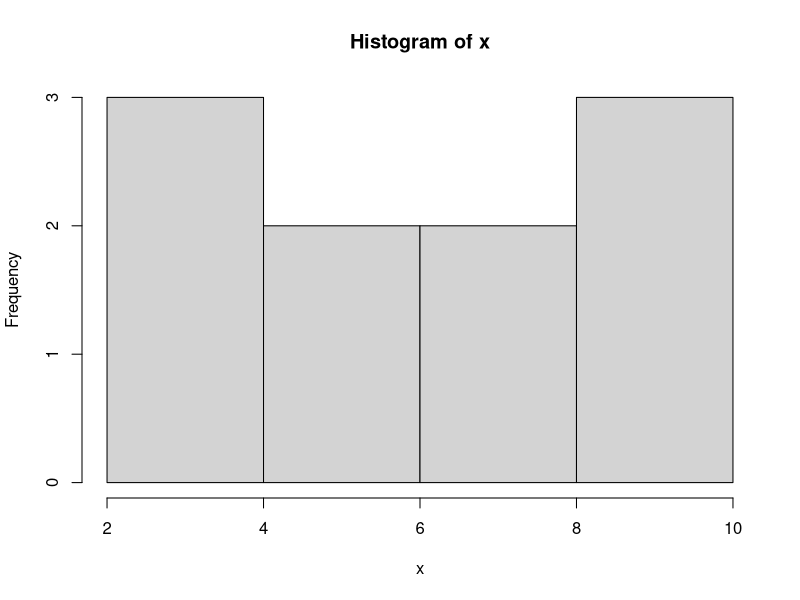
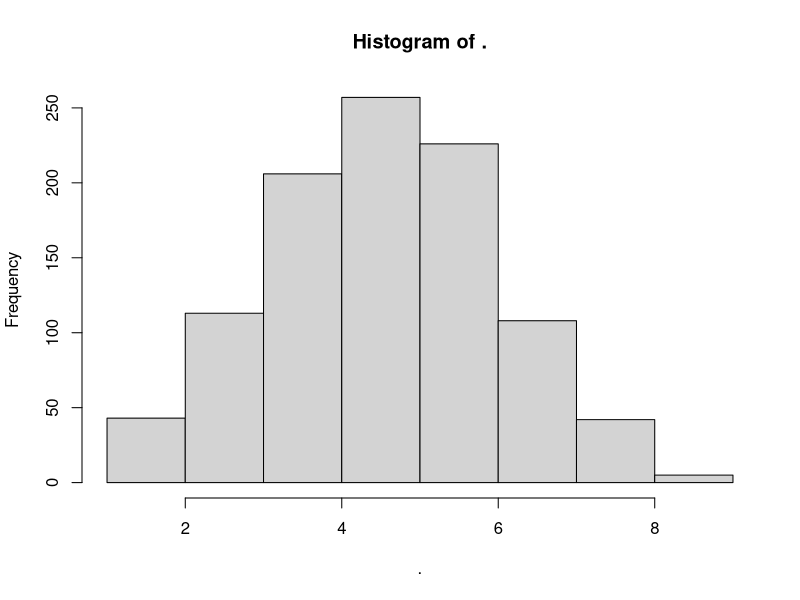

Write R code to recreate these figures, in order.
## ---- chunk 1
x <- 5              # memberikan nilai ke `x`             
y <- 5              # memberikan nilai ke `y`
## ---- chunk 2

x + y 			        # Tambah
x - y 			        # Pengurangan
x * y 			        # Perkalian
x / y 			        # Pembagian
x ^ y 			        # Pangkat
sqrt(x * y)	        # Akar kuadrat
log(x) 			        # Logaritma
exp(y) 			        # eksponensial
(x/y) + y 		      # Tanda Kurung
## ---- chunk 3
total <- x+y        # menetapkan penambahan `x` dan` y` sebagai variabel `total`
average <-(x+x+y)/3 # menetapkan rata-rata beberapa variabel
## ---- chunk 4
dbinom (x = 3, size = 10, prob = 0.5)	     # Fungsi Kepadatan (DF) P (X = 3) 
dbinom (3, 10, 0.5) 				               # hasil yang sama seperti di atas
pbinom (q = 3, size = 10, prob = 0.5) 		 # Fungsi Distribusi Kumulatif
qbinom (p = 0.1718, size = 10, prob = 0.5) # kuantil untuk X ~ B (n = 10, p = 0.5)
rbinom (n = 10, size = 10, prob = 0.5)	 	 # menghasilkan variabel acak
#? distributions 					                 # Untuk informasi lebih lanjut
## ---- chunk 5
x = rbinom (n = 10, size = 10, prob = 0.5) 	    # ini berfungsi tetapi merupakan cara yang buruk.
x <- rbinom (n = 10, size = 10, prob = 0.5)	    # cara terbaik
## ---- chunk 6
x 		                                          # cetak konten suatu objek cukup ketik namanya
print (x)                                       # mencetak konten suatu objek secara implisit
(x <- rbinom (n = 10, size = 10, prob = 0.5))   # cara alternatif untuk menetapkan dan mencetak
mean (x) 	                                      # Menghitung rata-rata
var (x) 	                                      # Menghitung variansi
sd (x) 		                                      # Simpangan baku
hist (x) 		                                    # Plot histogram
## ---- chunk 7
ls () 			                                    # Koleksi semua objek tersebut
ls (pattern = 'x') 	                            # menggunakan ls dengan pola teks
rm (x) 			                                    # Menghapus variabel
ls () 		                                  	  # Memverifikasi
## ---- chunk 8
# Prasyarat:
library(magrittr)                                  # Memuat fungsi piping
# help(package = "magrittr")                       # Memuat informasi `magrittr`
x <- rbinom(n=1000, size=10, prob=0.5)           	 # Menghasilkan beberapa sampel data
# Contoh:
x %>% var()                                        # Bukan `var(x)`
x %>% hist()                                     	 # Sebagai ganti `hist(x)`
x %>% mean() %>% round(2) %>% add(10)              # Sebagai ganti beberapa fungsi
## ---- chunk 9
# Gaya fungsional Onion style
car_data <- 
transform(aggregate(. ~ cyl, 
                    data = subset(mtcars, hp > 100), 
                    FUN = function(x) round(mean(x, 2))), 
                    kpl = mpg*0.4251)
## ---- chunk 10
# Piping (magrittr) style
car_data <- mtcars %>%
  subset(hp > 100) %>%
  aggregate(. ~ cyl, data = ., FUN = . %>% mean %>% round(2)) %>%
  transform(kpl = mpg %>% multiply_by(0.4251)) %>%
  print()
## ---- chunk 11
c(10,11,12,13,14,15,16,17,18,19,20,21) 		  # Membuat vektor secara manual
10:21                                  			# Menggunakan operator `:`
seq(from=10, to=21, by=1)              		  # fungsi `seq()` dengan "by"
seq(from=10, to=21, len=12)          		    # fungsi `seq()` dengan "len"
x <- 10:21                             			# Mari kita tetapkan ke objek bernama "x"
x+2                                    			# Operasi biasanya bekerja berdasarkan elemen
x*2                                    			# Tambahkan 2 untuk setiap elemen `x`
x^2                                    			# Pangkat 2 untuk setiap elemen `x` 
sqrt(x)                                			# Akar kuadrat untuk setiap elemen ‘x’
log(x)                                			# Logaritma untuk setiap elemen 'x’ 
x <- c(0.5, 0.6)                       			# Numerik
x <- c(TRUE, FALSE)                    			# Logis
x <- c(T, F)                        				# Logis
x <- c("a", "b", "c")                  			# Karakter
x <- 9:29                              			# Integer
x <- c(1+0i, 2+4i)                     			# Kompleks
x <- vector("numeric", length = 10)    		  # fungsi `vektor ()` untuk menginisialisasi vektor.
y <- c(1.7, "a")                      			# Karakter
y <- c(TRUE, 2)                     			  # Numerik
y <- c("a", TRUE)                      			# Numerik
typeof(y)                              			# Untuk memeriksa jenis `y`
class(y)                               			# Untuk memeriksa jenis `y`
## ---- chunk 12
x <- 0:10                              	   # Mari tetapkan ke objek bernama `x`
class(x)                               	   # Periksa kelas `x`
as.numeric(x)                       	     # Menetapkan `x` sebagai numerik
as.logical(x)                          	   # Menetapkan `x` sebagai logis
as.character(x)                        	   # Menetapkan `x` sebagai karakter
as.numeric(c(FALSE,TRUE,TRUE,FALSE))       # Menetapkan vektor logis sebagai angka 
## ---- chunk 13
x <- c("a", "b", "c","1")       	         # menetapkan nilai `x`
as.numeric(x)                          	   # menetapkan `x` sebagai numerik
as.logical(x)                        	     # menetapkan `x` sebagai logis
as.complex(x)                        	     # menetapkan `x` sebagai karakter
## ---- chunk 14
m <- matrix(nrow = 2, ncol = 3)          # Membuat matriks `NA` sebanyak 2x3
m                                        # Mencetak hasilnya
dim(m)                                   # Memeriksa dimensi
attributes(m)                            # Memeriksa dimensi
## ---- chunk 15
m <- matrix (1: 6, nrow = 2, ncol = 3)   # Membuat sebuah matriks dengan 2x3
## ---- chunk 16
m <- 1:10                                # Membuat vektor `m`
dim(m) <- c(2, 5)                        # Menetapkan vektor `m` sebagai matriks sebesar 2x5
m                                        # Mencetak hasilnya
## ---- chunk 17
x <- 1:3                                 # Membuat vektor `x`
y <- 10:12                               # Membuat vektor `y`
cbind(x, y)                              # Menggabungkan vektor `x` dan` y` dengan kolom
rbind(x, y)                              # Menggabungkan vektor `x` dan` y` dengan baris
## ---- chunk 18
x <- list(1:5,c("a","b","c"),TRUE,7,5)  # Membuat daftar (list) vektor `x`
x[1]                                    # Kurung tunggal
x[[1]]                                  # Kurung ganda
typeof(x[2])                            # Memeriksa jenis objek menggunakan []
typeof(x[[2]])                          # Memeriksa jenis objek menggunakan [[]]
x[c(1,2)]                               # list vektor pertama dan kedua
## ---- chunk 19
x <- vector("list", length = 3)         # Membuat daftar (list) kosong (sesuai kebutuhan)
name <- c("a","b","c","d")              # Membuat objek sebagai variabel `name`
age  <- c(18, 19, 20, 21)               # Membuat objek sebagai variabel `age`
gender<- c(1, 0, 0, 1)                  # Membuat objek sebagai variabel `gender`
x[[1]] <- name                          # Tambah / ganti objek ke daftar `x`
x[[2]] <- age                           # Tambah / ganti objek ke daftar `x`
x[[3]] <- gender                        # Tambah / ganti objek ke daftar `x`
x                                       # Cetak hasil akhir
## ---- chunk 20
x <- factor(c("yes","no","yes","no"))  # Membuat objek faktor
x                                      # Cetak hasilnya
table(x)                               # Tabel dari `x`
unclass(x)                             # Melihat representasi faktor yang mendasarinya
attr(x,"levels")                       # Melihat representasi faktor yang mendasarinya
## ---- chunk 21
# Buat data frame pertama.
df1 <- data.frame(id = c (1:5), 
                name = c("Julian","Vanessa","Jeffry","Angel","Nikki"),
              salary = c(623.3,515.2,611.0,729.0,843.25), 
          start_date = as.Date(c("2022-01-01", "2022-09-23", "2022-11-15",                                               "2022-05-11", "2022-03-27")),
                dept = c("DS","DS","BA","DA","DS"), stringsAsFactors = F)
df1
## ---- chunk 22
# Buat data frame kedua.
df2 <-data.frame(id = c (6:10), 
               name = c("Ardifo","Irene","Kefas","Sherly","Bakti"),
             salary = c(578.0,722.5,632.8,632.8,NA), 
         start_date = as.Date(c("2022-05-21","2022-07-30","2022-06-17",
                                "2022-07-30","2018-09-03")),
               dept = c("Actuaries","Actuaries","CA","DE","Lecturer"),stringsAsFactors = F)
df2
## ---- chunk 23
df3 <- rbind(df1,df2)                  # Gabungkan dua frame data
print(df3)                             # Cetak hasilnya `df3`
head(df3)                              # Cetak enam baris pertama
head(df3,6)                            # Cetak enam baris pertama
#View(df3)                             # Menggunakan RStudio seperti penampil Excel
class(df3)                             # objeknya bertipe data.frame
str(df3)                               # Dapatkan struktur data frame
dim(df3)                               # Periksa dimensi data
## ---- chunk 24
# Misalkan Anda ingin membangun kumpulan data karyawan di sebuah perusahaan

No<-(1:52)                                       # Menghasilkan bilangan 1-52
Name<-c(LETTERS,letters)                         # 26 LETTERS dan 26 letters
Gender<-sample(rep(c("Male","Female"),times=26)) # 26 Laki-laki dan 26 perempuan

# Menghasilkan tanggal lahir
year_in_3<-seq(as.Date("2000/01/01"), by="year", length.out=4)
Birthday <- rep(year_in_3, times=13)

# Menghasilkan kategori universitas
univ1<-rep("National",times=26)                  # 26 universitas negeri
univ2<-rep("Private",times=16)                   # 16 universitas swasta 
univ3<-rep("Overseas",times=10)                  # 10 universitas luar negeri
Universities<-sample(c(univ1,univ2,univ3))       # Menggabungkan data (vetor)

gpa<-runif(52,min=3.00,max=4.00)                 # Menghasilkan 52 bilangan acak (min=3, dan max=4) 
GPA<-round(gpa,digits=2)                         # Mengatur digit bilangan acak Anda
Salary<-sample(600:1200,52,replace=T)            # Menghasilakn sampel antara 600-1200 (memungkinkan nilai duplikat)
Employees<-data.frame(No,
                      Name,
                      Birthday,
                      Gender,
                      Universities,
                      GPA,
                      Salary)
Employees
## ---- chunk 25
#View(Employees)                                 # Lihat dataset `Employees` (environment R)
typeof(Employees)                                # Memeriksa jenis data
class(Employees)                                 # Memeriksa kelas data
Employees[1,5]                                   # Mengekstrak elemen di baris ke-1 dan ke-5 kolom
Employees$Name                                   # Mengekstrak kolom terntentu (`Name`)
Employees[,c('Name','Gender')]                   # Mengekstrak kolom tertentu (`Name, Gender`)
Employees[1:5,]                                  # Mengekstrak lima baris pertama dari Employees
Employees[,1:5]                                  # Mengekstrak lima kolom pertama dari Employees

subset(Employees, select=GPA)                    # Mengekstrak/subset kolom tertentu
subset(Employees, select=6)                      # Mengekstrak/subset kolom tertentu
subset(Employees, select= c(6,7))                # Mengekstrak/subset kolom pertama dan kedua
subset(Employees, select= c(2:5))                # Mengekstrak/subset kolom tertentu
## ---- chunk 26
Employees$Tax <- Employees$Salary*0.03                    # Tambahkan variabel baru 'Tax' ke dataframe Employess
Employees$Take_Home_Pay <- Employees$Salary-Employees$Tax # Tambahkan variabel baru 'Take_Home_Pay' ke dataframe Employess
Employees$Category_Salary1 <- Employees$Salary > 950      # Tambahkan variabel baru 'Category_Salary1' ke dataframe Employess
Employees$Category_Salary2<-ifelse(Employees$Salary > 950, 
                                    "High", 
                                    "Low")                # Tambahkan variabel baru 'Category_Salary2' ke dataframe Employess
Employees$Category_Salary2<-factor(Employees$GPA >3.5 & 
                                   Employees$Salary>950,
                                   labels = c("level1",
                                              "level2"))
min(Employees$Salary)                                     # Temukan nilai minimum dari `Salary`
max(Employees$Salary)                                     # Temukan nilai mksimum dari `Salary`
mean(Employees$Salary)                                    # Temukan nilai rata-rata dari `Salary`
var(Employees$Salary)                                     # Temukan nilai variansi dari `Salary`
sd(Employees$Salary)                                      # Temukan nilai standar deviasi dari `Salary`
summary(Employees)                                        # Ringkasan statistik sederhana dari `Employees`
## ---- chunk 27
#View(mtcars)                          # Lihat dataset `mtcars` (environment R)
#?mtcars                               # Informasi detail tentang mtcars
min(mtcars$mpg )                       # Temukan minimum gallon Miles/(US) 
max(mtcars$mpg , na.rm = TRUE)         # Temukan maksimum gallon Miles/(US)
mean(mtcars$mpg , na.rm = TRUE)        # Temukan rata-rata gallon Miles/(US)
var(mtcars$mpg , na.rm = TRUE)         # Temukan varians gallon Miles/(US)
sd(mtcars$mpg , na.rm = TRUE)          # Temukan standar deviasi gallon Miles/(US)
## ---- chunk 28
rename_1<-Employees                             # Mengubah nama variabel
names(rename_1)<-c("no", 
                    "nama",
                    "tgl.lahir",
                    "jenis.kelamin",
                    "universitas", 
                    "ipk",
                    "gaji")                     # Mengubah nama variabel menjadi Indonesia
rename_1                                        # Cetak hasilnya
## ---- chunk 29
library(tidyverse)
Employees %>% 
  rename("no"= "No",
         "nama" = "Name",         
         "tanggal.lahir" = "Birthday",
         "jenis.kelamin" = "Gender"  ,   
         "universitas" = "Universities" ,
         "ipk"= "GPA",        
         "gaji"= "Salary")
## ---- chunk 30
m <- matrix(1:52, nrow = 26, ncol = 2)
dimnames(m) <- list(c(LETTERS), c("AA", "BB")) 
m
## ---- chunk 31
colnames(m) <- c("Column 1", "Column 2")   # Mengubah nama kolom
rownames(m) <- c(letters)                  # Mengubah nama baris
m
